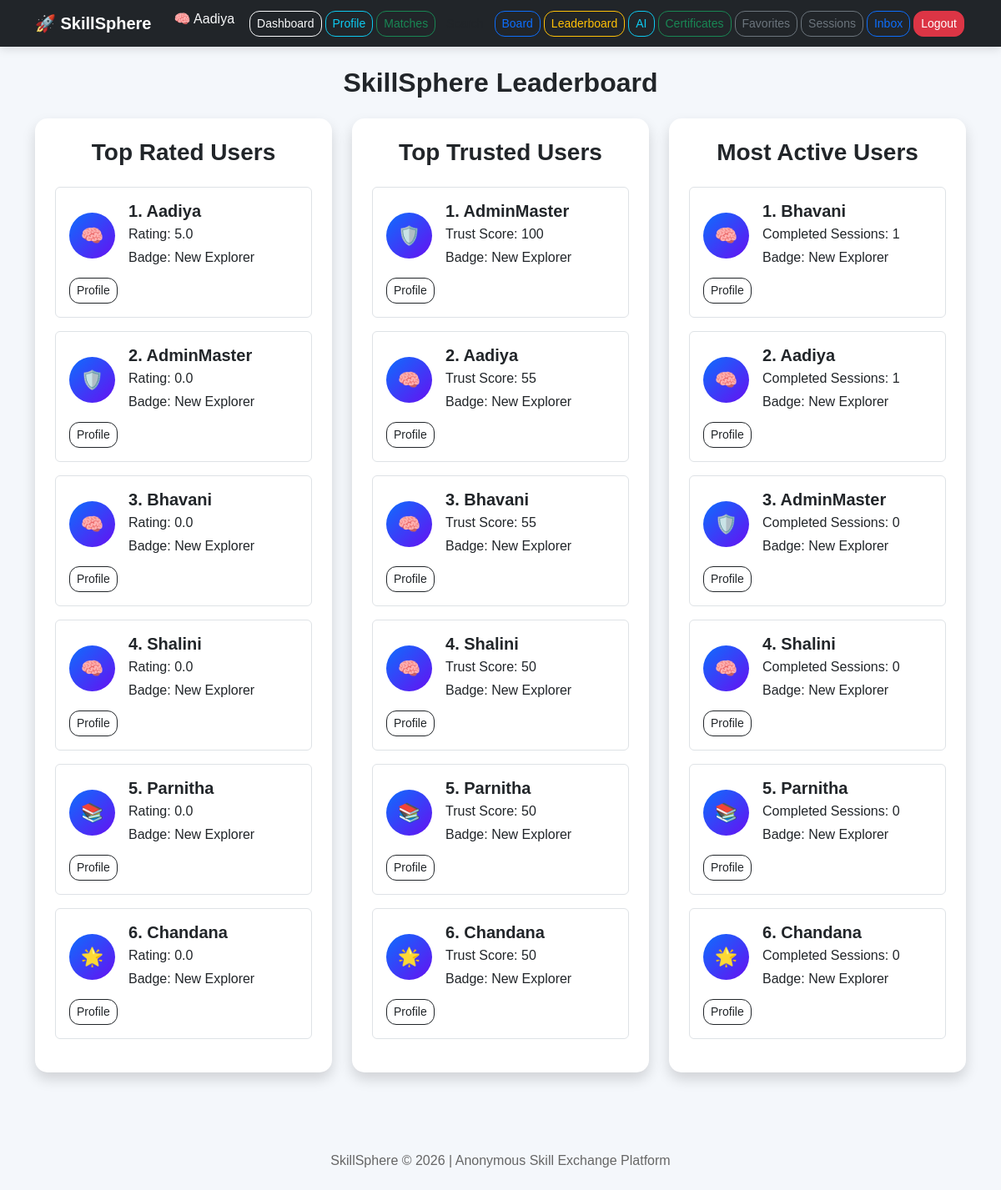
Screenshot of /leaderboard (signed in) with the database file from the repository.
### app.py (models this page shows)
class User(UserMixin, db.Model):
    id = db.Column(db.Integer, primary_key=True)
    anonymous_name = db.Column(db.String(100), unique=True, nullable=False)
    email = db.Column(db.String(120), unique=True, nullable=False)
    password = db.Column(db.String(255), nullable=False)
    skills_offered = db.Column(db.Text, nullable=True)
    skills_wanted = db.Column(db.Text, nullable=True)
    rating = db.Column(db.Float, default=0.0)
    completed_exchanges = db.Column(db.Integer, default=0)
    trust_score = db.Column(db.Integer, default=50)
    is_admin = db.Column(db.Boolean, default=False)
    avatar = db.Column(db.String(50), default='🧠')
    bio = db.Column(db.String(250), default='')
    badge = db.Column(db.String(100), default='New Explorer')

### app.py (the view)
@app.route('/leaderboard')
@login_required
def leaderboard():
    refresh_all_user_badges()
    top_rated_users = User.query.order_by(User.rating.desc(), User.trust_score.desc()).limit(10).all()
    top_trusted_users = User.query.order_by(User.trust_score.desc(), User.rating.desc()).limit(10).all()
    most_active_users = User.query.order_by(User.completed_exchanges.desc(), User.trust_score.desc()).limit(10).all()
    return render_template(
        'leaderboard.html',
        top_rated_users=top_rated_users,
        top_trusted_users=top_trusted_users,
        most_active_users=most_active_users
    )

### app.py (called while the page is built)
@login_manager.user_loader
def load_user(user_id):
    return User.query.get(int(user_id))

def update_user_badge(user):
    completed = user.completed_exchanges or 0
    trust = user.trust_score or 0
    rating = user.rating or 0.0
    if completed >= 20 and trust >= 120 and rating >= 4.5:
        user.badge = 'Legend Mentor'
    elif completed >= 10 and trust >= 90 and rating >= 4.0:
        user.badge = 'Elite Guide'
    elif completed >= 5 and trust >= 70:
        user.badge = 'Trusted Mentor'
    elif completed >= 2:
        user.badge = 'Active Learner'
    else:
        user.badge = 'New Explorer'

def refresh_all_user_badges():
    users = User.query.all()
    for user in users:
        update_user_badge(user)
    db.session.commit()

### templates/leaderboard.html
{% extends 'base.html' %}
{% block content %}
<h2 class="mb-4 text-center">SkillSphere Leaderboard</h2>
<div class="row">
    <div class="col-md-4 mb-4">
        <div class="card shadow p-4 h-100">
            <h3 class="text-center mb-4">Top Rated Users</h3>
            {% for user in top_rated_users %}
                <div class="leaderboard-item mb-3 p-3 border rounded">
                    <div class="d-flex align-items-center">
                        <div class="avatar-circle-small me-3">{{ user.avatar }}</div>
                        <div>
                            <h5 class="mb-1">{{ loop.index }}. {{ user.anonymous_name }}</h5>
                            <p class="mb-1">Rating: {{ user.rating }}</p>
                            <p class="mb-1">Badge: {{ user.badge }}</p>
                        </div>
                    </div>
                    <div class="mt-2">
                        <a href="{{ url_for('view_user', user_id=user.id) }}" class="btn btn-outline-dark btn-sm">Profile</a>
                    </div>
                </div>
            {% endfor %}
        </div>
    </div>
    <div class="col-md-4 mb-4">
        <div class="card shadow p-4 h-100">
            <h3 class="text-center mb-4">Top Trusted Users</h3>
            {% for user in top_trusted_users %}
                <div class="leaderboard-item mb-3 p-3 border rounded">
                    <div class="d-flex align-items-center">
                        <div class="avatar-circle-small me-3">{{ user.avatar }}</div>
                        <div>
                            <h5 class="mb-1">{{ loop.index }}. {{ user.anonymous_name }}</h5>
                            <p class="mb-1">Trust Score: {{ user.trust_score }}</p>
                            <p class="mb-1">Badge: {{ user.badge }}</p>
                        </div>
                    </div>
                    <div class="mt-2">
                        <a href="{{ url_for('view_user', user_id=user.id) }}" class="btn btn-outline-dark btn-sm">Profile</a>
                    </div>
                </div>
            {% endfor %}
        </div>
    </div>
    <div class="col-md-4 mb-4">
        <div class="card shadow p-4 h-100">
            <h3 class="text-center mb-4">Most Active Users</h3>
            {% for user in most_active_users %}
                <div class="leaderboard-item mb-3 p-3 border rounded">
                    <div class="d-flex align-items-center">
                        <div class="avatar-circle-small me-3">{{ user.avatar }}</div>
                        <div>
                            <h5 class="mb-1">{{ loop.index }}. {{ user.anonymous_name }}</h5>
                            <p class="mb-1">Completed Sessions: {{ user.completed_exchanges }}</p>
                            <p class="mb-1">Badge: {{ user.badge }}</p>
                        </div>
                    </div>
                    <div class="mt-2">
                        <a href="{{ url_for('view_user', user_id=user.id) }}" class="btn btn-outline-dark btn-sm">Profile</a>
                    </div>
                </div>
            {% endfor %}
        </div>
    </div>
</div>
{% endblock %}

### templates/base.html (shortened to what this page needs)
<!DOCTYPE html>
<html lang="en">
<head>
    <link href="https://cdn.jsdelivr.net/npm/bootstrap@5.3.3/dist/css/bootstrap.min.css" rel="stylesheet">
    <link rel="stylesheet" href="{{ url_for('static', filename='style.css') }}">
</head>
<body>
<nav class="navbar navbar-expand-lg navbar-dark bg-dark">
    <div class="container d-flex justify-content-between">
        <a class="navbar-brand fw-bold" href="{{ url_for('index') }}">
            🚀 SkillSphere
        </a>
        <div class="d-flex flex-wrap justify-content-end">
            {% if current_user.is_authenticated %}
                <span class="text-light me-3">
                    {{ current_user.avatar }} {{ current_user.anonymous_name }}
                </span>
                <a class="btn btn-outline-light btn-sm nav-btn" href="{{ url_for('dashboard') }}">Dashboard</a>
                <a class="btn btn-outline-info btn-sm nav-btn" href="{{ url_for('profile') }}">Profile</a>
                <a class="btn btn-outline-success btn-sm nav-btn" href="{{ url_for('matches') }}">Matches</a>
                <a class="btn btn-outline-dark btn-sm nav-btn" href="{{ url_for('skill_search') }}">Search</a>
                <a class="btn btn-outline-primary btn-sm nav-btn" href="{{ url_for('board') }}">Board</a>
                <a class="btn btn-outline-warning btn-sm nav-btn" href="{{ url_for('leaderboard') }}">Leaderboard</a>
                <a class="btn btn-outline-info btn-sm nav-btn" href="{{ url_for('recommendations') }}">AI</a>
                <a class="btn btn-outline-success btn-sm nav-btn" href="{{ url_for('certificates') }}">Certificates</a>
                <a class="btn btn-outline-secondary btn-sm nav-btn" href="{{ url_for('favorites') }}">Favorites</a>
                <a class="btn btn-outline-secondary btn-sm nav-btn" href="{{ url_for('my_sessions') }}">Sessions</a>
                <a class="btn btn-outline-primary btn-sm nav-btn" href="{{ url_for('inbox') }}">Inbox</a>
                <a class="btn btn-danger btn-sm nav-btn" href="{{ url_for('logout') }}">Logout</a>
            {% else %}
                <a class="btn btn-outline-light btn-sm nav-btn" href="{{ url_for('login') }}">Login</a>
                <a class="btn btn-success btn-sm nav-btn" href="{{ url_for('register') }}">Register</a>
            {% endif %}
        </div>
    </div>
</nav>
<div class="container mt-4">
    {% block content %}{% endblock %}
</div>
<div class="footer">
    <p>SkillSphere © 2026 | Anonymous Skill Exchange Platform</p>
</div>
</body>
</html>

### static/style.css (style rules this page uses)
body { background: #f4f7fb; font-family: Arial, sans-serif; min-height: 100vh; }
h1, h2, h3, h4, h5 { font-weight: bold; }
.navbar { box-shadow: 0 4px 10px rgba(0, 0, 0, 0.1); }
.nav-btn { margin: 2px; }
.card { border-radius: 18px; border: none; box-shadow: 0 4px 12px rgba(0, 0, 0, 0.08); }
.form-control, .form-select, .btn { border-radius: 12px; }
.footer { margin-top: 50px; padding: 20px; text-align: center; color: #666; }
.avatar-circle, .avatar-circle-large, .avatar-circle-small { display: flex; align-items: center; justify-content: center; border-radius: 50%; background: linear-gradient(135deg, #0d6efd, #6610f2); color: white; font-weight: bold; }
.avatar-circle-small { width: 55px; height: 55px; font-size: 22px; margin: 0; }
.dashboard-card, .match-card, .recommendation-card, .skill-search-card, .board-card, .admin-stat-card, .review-card, .session-card, .message-card, .create-post-card, .register-card, .login-card, .leaderboard-item { transition: 0.3s ease; }
.leaderboard-item { background: #fff; }

### templates/base.html (style rules this page uses)
body { background-color: #f4f7fb; }
.navbar { box-shadow: 0 4px 10px rgba(0,0,0,0.1); }
.nav-btn { margin: 2px; }
.card { border-radius: 15px; box-shadow: 0 4px 12px rgba(0,0,0,0.08); }
.footer { margin-top: 50px; padding: 20px; text-align: center; color: #666; }

### rows the page displays
User: avatar "🧠", anonymous_name "Aadiya", rating "5.0", badge "New Explorer", trust_score "55", completed_exchanges "1"
User: avatar "🛡️", anonymous_name "AdminMaster", rating "0.0", badge "New Explorer", trust_score "100", completed_exchanges "0"
User: avatar "🧠", anonymous_name "Bhavani", rating "0.0", badge "New Explorer", trust_score "55", completed_exchanges "1"
User: avatar "🧠", anonymous_name "Shalini", rating "0.0", badge "New Explorer", trust_score "50", completed_exchanges "0"
User: avatar "📚", anonymous_name "Parnitha", rating "0.0", badge "New Explorer", trust_score "50", completed_exchanges "0"
User: avatar "🌟", anonymous_name "Chandana", rating "0.0", badge "New Explorer", trust_score "50", completed_exchanges "0"
